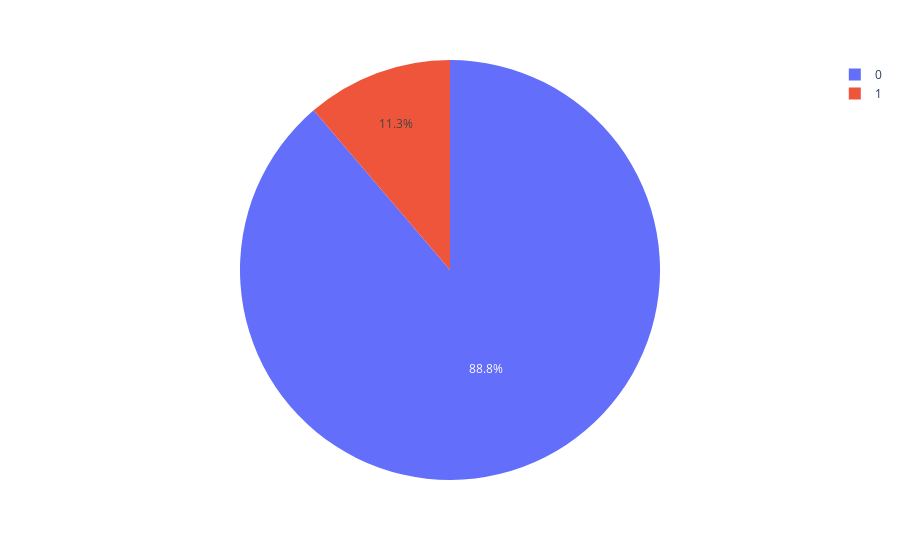

Source (notebook cell):
### Code cell
fig = px.pie(values=df.index.value_counts().values, names=df['top_article'])
fig.show()

### Figure 1 — Plotly figure (JSON) as saved in the notebook; plotly's stock layout.template omitted (floating-point values rounded to 4 significant figures; data arrays with more than 128 entries replaced by an {"elided": "..."} marker saying what was removed)
{"data": [{"domain": {"x": [0, 1], "y": [0, 1]}, "hovertemplate": "label=%{label}<br>value=%{value}<extra></extra>", "labels": {"elided": "8720 int values"}, "legendgroup": "", "name": "", "showlegend": true, "type": "pie", "values": {"elided": "8720 int values"}}], "layout": {"legend": {"tracegroupgap": 0}, "margin": {"t": 60}}}
